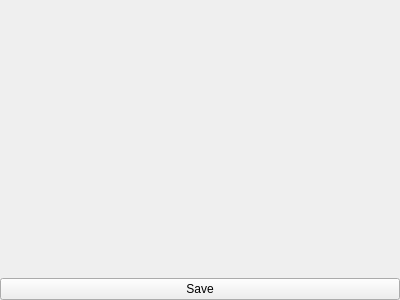
<?xml version="1.0" encoding="UTF-8"?>
<ui version="4.0">
 <class>TextInSymbolsWindow</class>
 <widget class="QWidget" name="TextInSymbolsWindow">
  <property name="geometry">
   <rect>
    <x>0</x>
    <y>0</y>
    <width>400</width>
    <height>300</height>
   </rect>
  </property>
  <property name="windowTitle">
   <string>Cypher</string>
  </property>
  <layout class="QVBoxLayout" name="verticalLayout">
   <property name="spacing">
    <number>0</number>
   </property>
   <property name="leftMargin">
    <number>0</number>
   </property>
   <property name="topMargin">
    <number>0</number>
   </property>
   <property name="rightMargin">
    <number>0</number>
   </property>
   <property name="bottomMargin">
    <number>0</number>
   </property>
   <item>
    <widget class="QLabel" name="TextInSymbolsImage">
     <property name="sizePolicy">
      <sizepolicy hsizetype="Expanding" vsizetype="Expanding">
       <horstretch>0</horstretch>
       <verstretch>0</verstretch>
      </sizepolicy>
     </property>
     <property name="text">
      <string/>
     </property>
     <property name="alignment">
      <set>Qt::AlignCenter</set>
     </property>
    </widget>
   </item>
   <item>
    <widget class="QPushButton" name="SaveImagePushButton">
     <property name="sizePolicy">
      <sizepolicy hsizetype="Expanding" vsizetype="Minimum">
       <horstretch>0</horstretch>
       <verstretch>0</verstretch>
      </sizepolicy>
     </property>
     <property name="text">
      <string>Save</string>
     </property>
    </widget>
   </item>
  </layout>
 </widget>
 <resources/>
 <connections/>
</ui>
